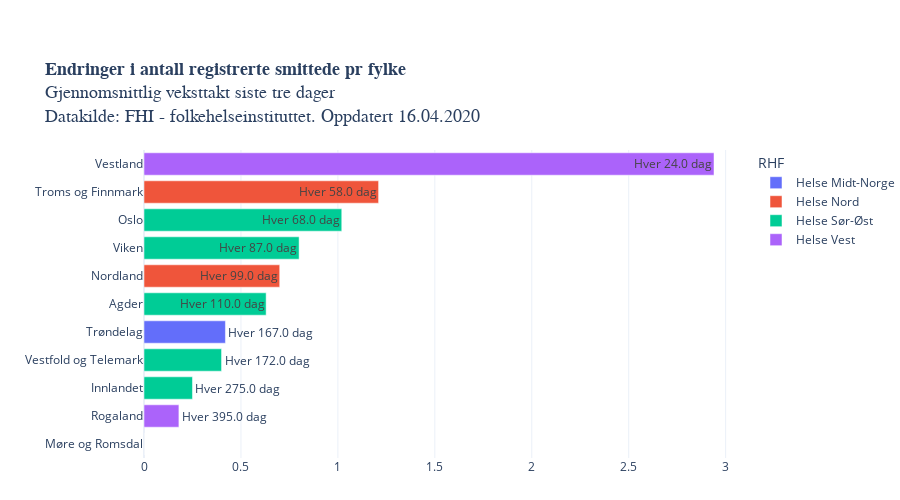

Notebook code for this chart:
### Code cell
from datetime import datetime

legend = [i for i in vekst["RHF"].dropna().unique()]
legend.sort()

fig = px.bar(vekst.dropna(), 
             x='Vekstrate', y='Fylke', 
             orientation='h',
             category_orders={"RHF": legend},
             height=500,
             title = "<b>Endringer i antall registrerte smittede pr fylke</b><br>Gjennomsnittlig veksttakt siste tre dager<br>Datakilde: FHI - folkehelseinstituttet. Oppdatert " +datetime.today().strftime('%d.%m.%Y'),
             color='RHF',
             text="text",
             hover_name="Fylke",
             hover_data=["Vekstrate"],
             template = "plotly_white", 
             labels = {"Vekstrate": "daglig vekst (%)", "- 1 uke": "Daglig vekst for en uke siden", "text": "Dager før dobling med dagens vekst"},
            )

"""
fig.add_shape(
        # doubling time 2 days
        dict(
            type="line",
            x0=41.42136,
            y0=-0.5,
            x1=41.42136,
            y1=21.5,
            line=dict(
                color="Black",
                width=1
            )))
fig.add_shape(
        # doubling time 1 uke
        dict(
            type="line",
            x0=10.40895,
            y0=-0.5,
            x1=10.40895,
            y1=21.5,
            line=dict(
                color="Black",
                width=1
            )))

"""
fig.layout.coloraxis.showscale = False

fig.update_layout(
    yaxis=dict(
        separatethousands=True,
        categoryorder = 'total ascending',
        title_text="",
        fixedrange=True,
    ), xaxis=dict(fixedrange=True,
                 title_text=""),
    title_font=dict(family="Helvetica", size=18),
        margin=dict(b=150)) #bottom margin

fig.update_layout(autosize=True,
    margin=dict(l=100, r=100, t=150, b=0),
    paper_bgcolor='rgba(0, 0, 0, 0)'
    #plot_bgcolor='rgb(248, 248, 255)'    
                 )

#plotly.offline.plot(fig, filename='COVID_moment_fylke.html')
py.plot(fig, filename='COVID19_vekstmomentum_fylker.html', auto_open=False)
fig.show()

### Figure 1 — Plotly figure (JSON) as saved in the notebook; plotly's stock layout.template omitted (floating-point values rounded to 4 significant figures)
{"data": [{"alignmentgroup": "True", "customdata": [[0], [0.42]], "hoverlabel": {"namelength": 0}, "hovertemplate": "<b>%{hovertext}</b><br><br>RHF=Helse Midt-Norge<br>daglig vekst (%)=%{customdata[0]}<br>Fylke=%{y}<br>Dager før dobling med dagens vekst=%{text}", "hovertext": ["Møre og Romsdal", "Trøndelag"], "legendgroup": "Helse Midt-Norge", "marker": {"color": "#636efa"}, "name": "Helse Midt-Norge", "offsetgroup": "Helse Midt-Norge", "orientation": "h", "showlegend": true, "text": ["Hver inf dag", "Hver 167.0 dag"], "textposition": "auto", "type": "bar", "x": [0, 0.42], "xaxis": "x", "y": ["Møre og Romsdal", "Trøndelag"], "yaxis": "y"}, {"alignmentgroup": "True", "customdata": [[0.7], [1.21]], "hoverlabel": {"namelength": 0}, "hovertemplate": "<b>%{hovertext}</b><br><br>RHF=Helse Nord<br>daglig vekst (%)=%{customdata[0]}<br>Fylke=%{y}<br>Dager før dobling med dagens vekst=%{text}", "hovertext": ["Nordland", "Troms og Finnmark"], "legendgroup": "Helse Nord", "marker": {"color": "#EF553B"}, "name": "Helse Nord", "offsetgroup": "Helse Nord", "orientation": "h", "showlegend": true, "text": ["Hver 99.0 dag", "Hver 58.0 dag"], "textposition": "auto", "type": "bar", "x": [0.7, 1.21], "xaxis": "x", "y": ["Nordland", "Troms og Finnmark"], "yaxis": "y"}, {"alignmentgroup": "True", "customdata": [[0.25], [0.4], [0.63], [0.8], [1.02]], "hoverlabel": {"namelength": 0}, "hovertemplate": "<b>%{hovertext}</b><br><br>RHF=Helse Sør-Øst<br>daglig vekst (%)=%{customdata[0]}<br>Fylke=%{y}<br>Dager før dobling med dagens vekst=%{text}", "hovertext": ["Innlandet", "Vestfold og Telemark", "Agder", "Viken", "Oslo"], "legendgroup": "Helse Sør-Øst", "marker": {"color": "#00cc96"}, "name": "Helse Sør-Øst", "offsetgroup": "Helse Sør-Øst", "orientation": "h", "showlegend": true, "text": ["Hver 275.0 dag", "Hver 172.0 dag", "Hver 110.0 dag", "Hver 87.0 dag", "Hver 68.0 dag"], "textposition": "auto", "type": "bar", "x": [0.25, 0.4, 0.63, 0.8, 1.02], "xaxis": "x", "y": ["Innlandet", "Vestfold og Telemark", "Agder", "Viken", "Oslo"], "yaxis": "y"}, {"alignmentgroup": "True", "customdata": [[0.18], [2.94]], "hoverlabel": {"namelength": 0}, "hovertemplate": "<b>%{hovertext}</b><br><br>RHF=Helse Vest<br>daglig vekst (%)=%{customdata[0]}<br>Fylke=%{y}<br>Dager før dobling med dagens vekst=%{text}", "hovertext": ["Rogaland", "Vestland"], "legendgroup": "Helse Vest", "marker": {"color": "#ab63fa"}, "name": "Helse Vest", "offsetgroup": "Helse Vest", "orientation": "h", "showlegend": true, "text": ["Hver 395.0 dag", "Hver 24.0 dag"], "textposition": "auto", "type": "bar", "x": [0.18, 2.94], "xaxis": "x", "y": ["Rogaland", "Vestland"], "yaxis": "y"}], "layout": {"autosize": true, "barmode": "relative", "coloraxis": {"showscale": false}, "height": 500, "legend": {"title": {"text": "RHF"}, "tracegroupgap": 0}, "margin": {"b": 0, "l": 100, "r": 100, "t": 150}, "paper_bgcolor": "rgba(0, 0, 0, 0)", "title": {"font": {"family": "Helvetica", "size": 18}, "text": "<b>Endringer i antall registrerte smittede pr fylke</b><br>Gjennomsnittlig veksttakt siste tre dager<br>Datakilde: FHI - folkehelseinstituttet. Oppdatert 16.04.2020"}, "xaxis": {"anchor": "y", "domain": [0, 1], "fixedrange": true, "title": {"text": ""}}, "yaxis": {"anchor": "x", "categoryorder": "total ascending", "domain": [0, 1], "fixedrange": true, "separatethousands": true, "title": {"text": ""}}}}
